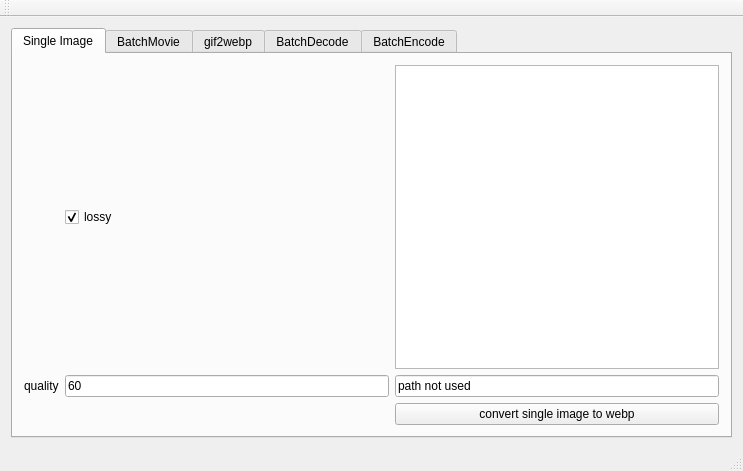
<?xml version="1.0" encoding="UTF-8"?>
<ui version="4.0">
 <class>MainWindow</class>
 <widget class="QMainWindow" name="MainWindow">
  <property name="geometry">
   <rect>
    <x>0</x>
    <y>0</y>
    <width>743</width>
    <height>471</height>
   </rect>
  </property>
  <property name="windowTitle">
   <string>MainWindow</string>
  </property>
  <widget class="QWidget" name="centralWidget">
   <layout class="QGridLayout" name="gridLayout">
    <item row="0" column="0">
     <widget class="QTabWidget" name="tabWidget">
      <property name="currentIndex">
       <number>0</number>
      </property>
      <widget class="QWidget" name="tab">
       <attribute name="title">
        <string>Single Image</string>
       </attribute>
       <layout class="QGridLayout" name="gridLayout_2">
        <item row="0" column="1">
         <widget class="QCheckBox" name="singleLossy">
          <property name="text">
           <string>lossy</string>
          </property>
          <property name="checked">
           <bool>true</bool>
          </property>
         </widget>
        </item>
        <item row="0" column="2">
         <widget class="QGraphicsView" name="graphicsView"/>
        </item>
        <item row="1" column="2">
         <widget class="QLineEdit" name="lineEdit">
          <property name="text">
           <string>path not used</string>
          </property>
         </widget>
        </item>
        <item row="2" column="2">
         <widget class="QPushButton" name="pushButton">
          <property name="text">
           <string>convert single image to webp</string>
          </property>
         </widget>
        </item>
        <item row="1" column="1">
         <widget class="QLineEdit" name="singlequality">
          <property name="text">
           <string>60</string>
          </property>
         </widget>
        </item>
        <item row="1" column="0">
         <widget class="QLabel" name="label_2">
          <property name="text">
           <string>quality</string>
          </property>
         </widget>
        </item>
       </layout>
      </widget>
      <widget class="QWidget" name="tab_2">
       <attribute name="title">
        <string>BatchMovie</string>
       </attribute>
       <layout class="QGridLayout" name="gridLayout_3">
        <item row="0" column="1" colspan="3">
         <widget class="QListWidget" name="listWidget"/>
        </item>
        <item row="1" column="0">
         <widget class="QLabel" name="label">
          <property name="text">
           <string>loop delay</string>
          </property>
         </widget>
        </item>
        <item row="1" column="1">
         <widget class="QLineEdit" name="loopdelay">
          <property name="text">
           <string>80</string>
          </property>
         </widget>
        </item>
        <item row="1" column="2">
         <widget class="QLabel" name="label_4">
          <property name="text">
           <string>loop count</string>
          </property>
         </widget>
        </item>
        <item row="1" column="3">
         <widget class="QLineEdit" name="loopcount">
          <property name="text">
           <string>2</string>
          </property>
         </widget>
        </item>
        <item row="1" column="4">
         <widget class="QLabel" name="label_3">
          <property name="text">
           <string>quality</string>
          </property>
         </widget>
        </item>
        <item row="1" column="5">
         <widget class="QLineEdit" name="batchQuality">
          <property name="text">
           <string>60</string>
          </property>
         </widget>
        </item>
        <item row="2" column="0">
         <widget class="QCheckBox" name="lossycheck">
          <property name="enabled">
           <bool>true</bool>
          </property>
          <property name="text">
           <string>lossy</string>
          </property>
          <property name="checked">
           <bool>true</bool>
          </property>
         </widget>
        </item>
        <item row="2" column="1">
         <widget class="QPushButton" name="batchbutton">
          <property name="text">
           <string>batchDirectory</string>
          </property>
         </widget>
        </item>
       </layout>
      </widget>
      <widget class="QWidget" name="tab_3">
       <attribute name="title">
        <string>gif2webp</string>
       </attribute>
      </widget>
      <widget class="QWidget" name="tab_4">
       <attribute name="title">
        <string>BatchDecode</string>
       </attribute>
      </widget>
      <widget class="QWidget" name="tab_5">
       <attribute name="title">
        <string>BatchEncode</string>
       </attribute>
      </widget>
     </widget>
    </item>
   </layout>
  </widget>
  <widget class="QMenuBar" name="menuBar">
   <property name="geometry">
    <rect>
     <x>0</x>
     <y>0</y>
     <width>743</width>
     <height>25</height>
    </rect>
   </property>
  </widget>
  <widget class="QToolBar" name="mainToolBar">
   <attribute name="toolBarArea">
    <enum>TopToolBarArea</enum>
   </attribute>
   <attribute name="toolBarBreak">
    <bool>false</bool>
   </attribute>
  </widget>
  <widget class="QStatusBar" name="statusBar"/>
 </widget>
 <layoutdefault spacing="6" margin="11"/>
 <resources/>
 <connections/>
</ui>
